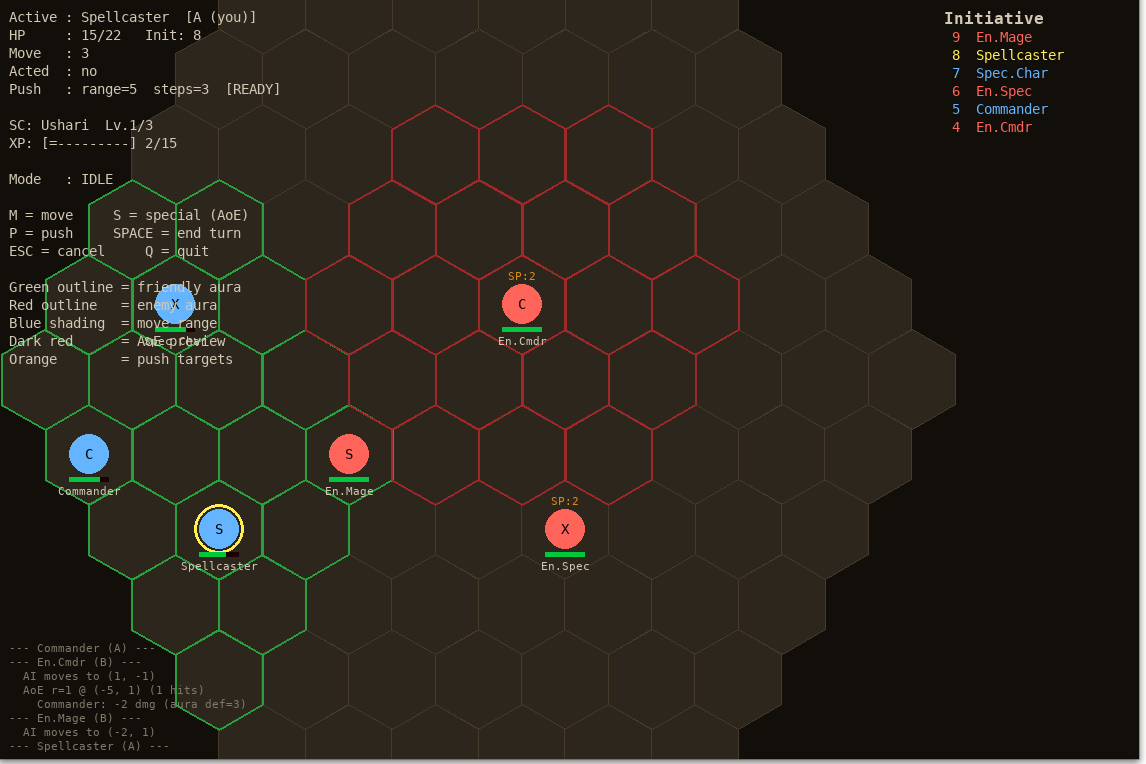
#> input picture arena/Pasted image.png, 1146 x 764 px
$ python remove_bg.py '../arena/Pasted image.png'
#> lines starting #> are read from the running program, lines starting #| are printed output that depends on the picture
#!/usr/bin/env python3
"""
Remove solid background from PixelLab-generated sprites using corner flood-fill.

Usage:
    python3 scripts/remove_bg.py assets/textures/objects/dungeon.png
    python3 scripts/remove_bg.py assets/textures/units/*.png
"""

import sys
from pathlib import Path
from PIL import Image
from collections import Counter, deque


def remove_bg(path: Path, tolerance: int = 30) -> None:
#> called with tolerance = 30
    img = Image.open(path).convert("RGBA")
#> img is the input picture: PIL image 1146x764 RGBA; mean R, G, B, A 41.6, 35.5, 27.1, 255
    w, h = img.size
#> w = 1146; h = 764
    pixels = img.load()

    # Sample background color from all 4 corners and pick most common.
    corners = [pixels[0, 0], pixels[w-1, 0], pixels[0, h-1], pixels[w-1, h-1]]
#> corners = [(18, 14, 10, 255), (247, 247, 247, 255), (212, 212, 212, 255), (251, 251, 251, 255)]
    bg = Counter(c[:3] for c in corners).most_common(1)[0][0]
#> bg = (18, 14, 10)

    def similar(c1, c2):
        return all(abs(int(a) - int(b)) <= tolerance for a, b in zip(c1[:3], c2[:3]))

    visited: set = set()
    queue: deque = deque([(0, 0), (w-1, 0), (0, h-1), (w-1, h-1)])

    while queue:
        x, y = queue.popleft()
        if (x, y) in visited or not (0 <= x < w and 0 <= y < h):
            continue
        visited.add((x, y))
        c = pixels[x, y]
        if similar(c[:3], bg):
            pixels[x, y] = (c[0], c[1], c[2], 0)
            for dx, dy in [(1, 0), (-1, 0), (0, 1), (0, -1)]:
                nx, ny = x + dx, y + dy
                if (nx, ny) not in visited:
                    queue.append((nx, ny))
#> this loop made 157792 passes
#> after the loop, visited = 83788 items

    img.save(path)
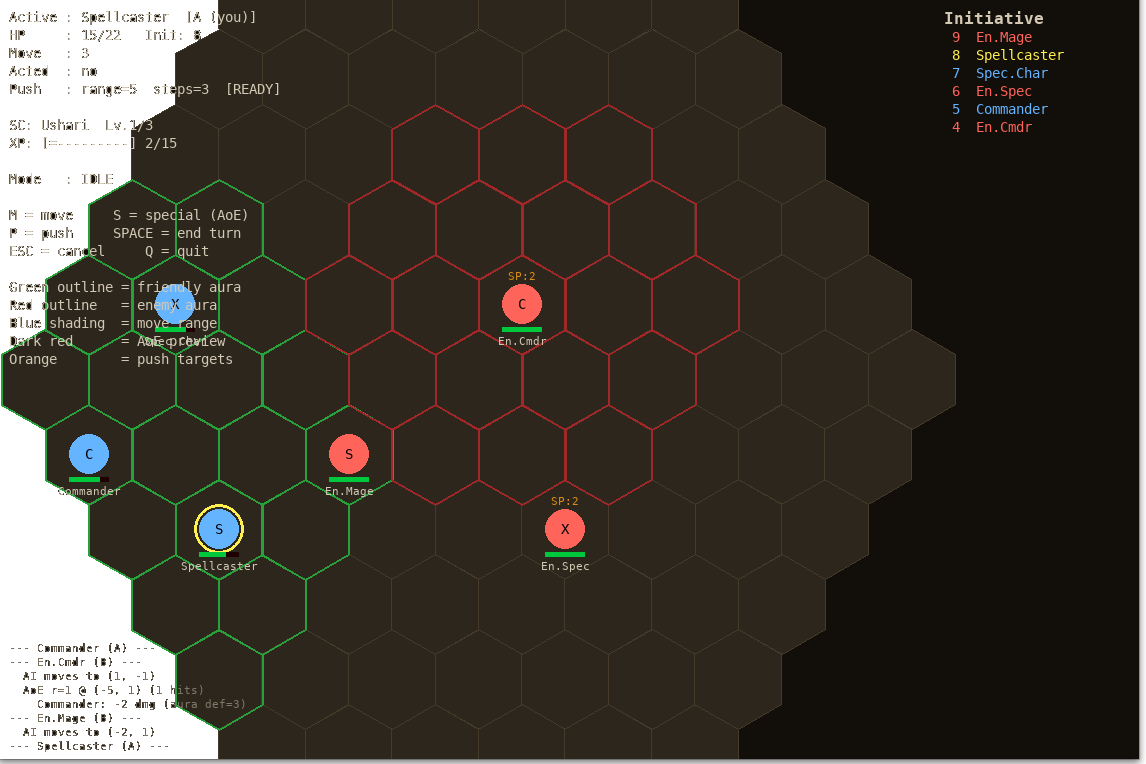
#> saved as Pasted image.png: PIL image 1146x764 RGBA; mean R, G, B, A 41.6, 35.5, 27.1, 232.5; transparent parts drawn white
    print(f"  {path.name}: bg={bg}, {len(visited)} pixels removed")
#|   Pasted image.png: bg=(18, 14, 10), 83788 pixels removed


if __name__ == "__main__":
    if len(sys.argv) < 2:
        print("Usage: python3 scripts/remove_bg.py <file> [file2 ...]")
        sys.exit(1)
    for arg in sys.argv[1:]:
        for p in Path(".").glob(arg) if "*" in arg else [Path(arg)]:
            remove_bg(p)
